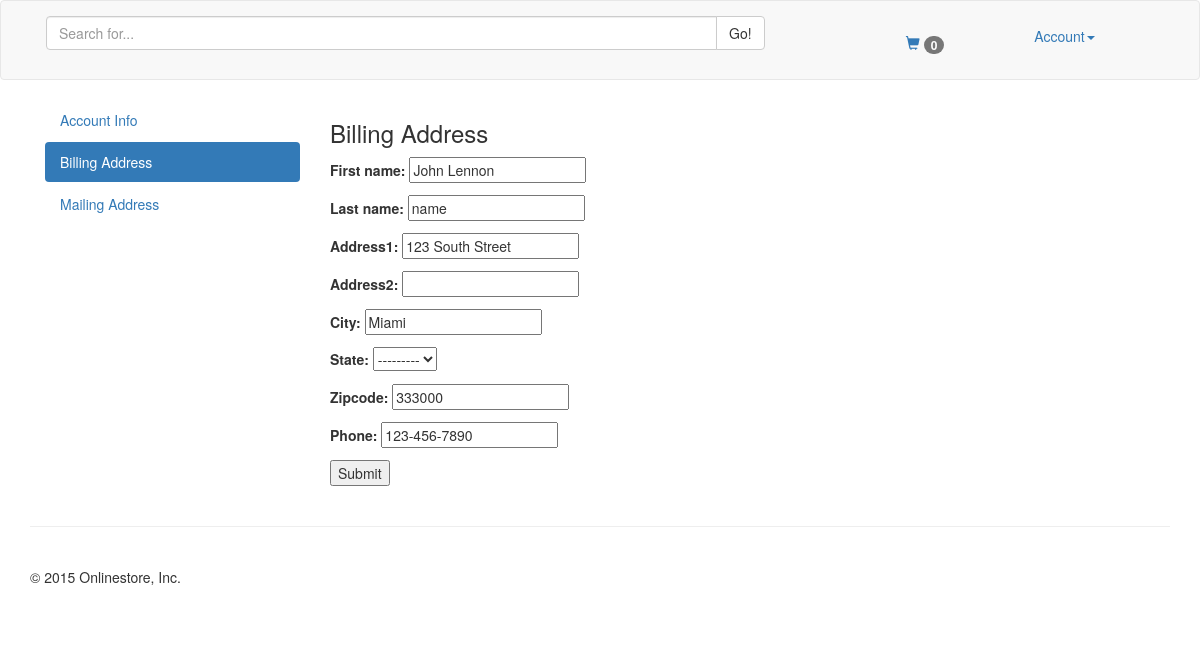
Screenshot of /account/billing/ (signed in) with the database file from the repository.
### accounts/models.py (models this page shows, shortened)
class UserBillingAddress(models.Model):
	user = models.ForeignKey(settings.AUTH_USER_MODEL)
	first_name = models.CharField(max_length=100)
	last_name = models.CharField(max_length=100)
	address1 = models.CharField(max_length=200)
	address2 = models.CharField(max_length=200, null=True, blank=True)
	city = models.CharField(max_length=50)
	state = models.CharField(max_length=50, choices=US_STATES)
	zipcode = models.CharField(max_length=20)
	phone = models.CharField(max_length=20)
	created = models.DateTimeField(auto_now_add=True)
	updated = models.DateTimeField(auto_now=True)

### accounts/views.py (the view, shortened to what this page needs)
@login_required
def user_billing_address(request):
	user = request.user
	initial = {}
	if user.userbillingaddress_set.first():
		address = user.userbillingaddress_set.last()
		initial['first_name'] = address.first_name
		initial['last_name'] = address.last_name
		initial['address1'] = address.address1
		initial['address2'] = address.address2
		initial['city'] = address.city
		initial['state'] = address.state
		initial['zipcode'] = address.zipcode
		initial['phone'] = address.phone
	form = UserBillingAddressForm(initial=initial)
	context = {'form': form}
	return render(request, 'accounts/billingaddress.html', context)

### accounts/forms.py
class UserBillingAddressForm(ModelForm):
	class Meta:
		model = UserBillingAddress
		fields = ['first_name', 'last_name', 'address1', 'address2', 'city',
				'state', 'zipcode', 'phone']

### accounts/templates/accounts/billingaddress.html (shortened to what this page needs)
{% extends "base.html" %}
{% block content %}
<div class='col-md-3'>
	<ul class="nav nav-pills nav-stacked">
		<li role="presentation"><a href="{% url 'user_account_info' %}">Account Info</a></li>
		<li role="presentation" class="active"><a href="#">Billing Address</a></li>
		<li role="presentation"><a href="{% url 'user_mailing_address' %}">Mailing Address</a></li>
	</ul>
</div>
<div class='col-md-9'>
	<h3>Billing Address</h3>
	<form action="{% url 'user_billing_address' %}" method="post">
	    {{ form.as_p }}
	    <input type="submit" value="Submit" />
	</form>
</div>
{% endblock %}

### rows the page displays
UserBillingAddress: first_name "John Lennon", last_name "name", address1 "123 South Street", city "Miami", state "---------", zipcode "333000", phone "123-456-7890"
